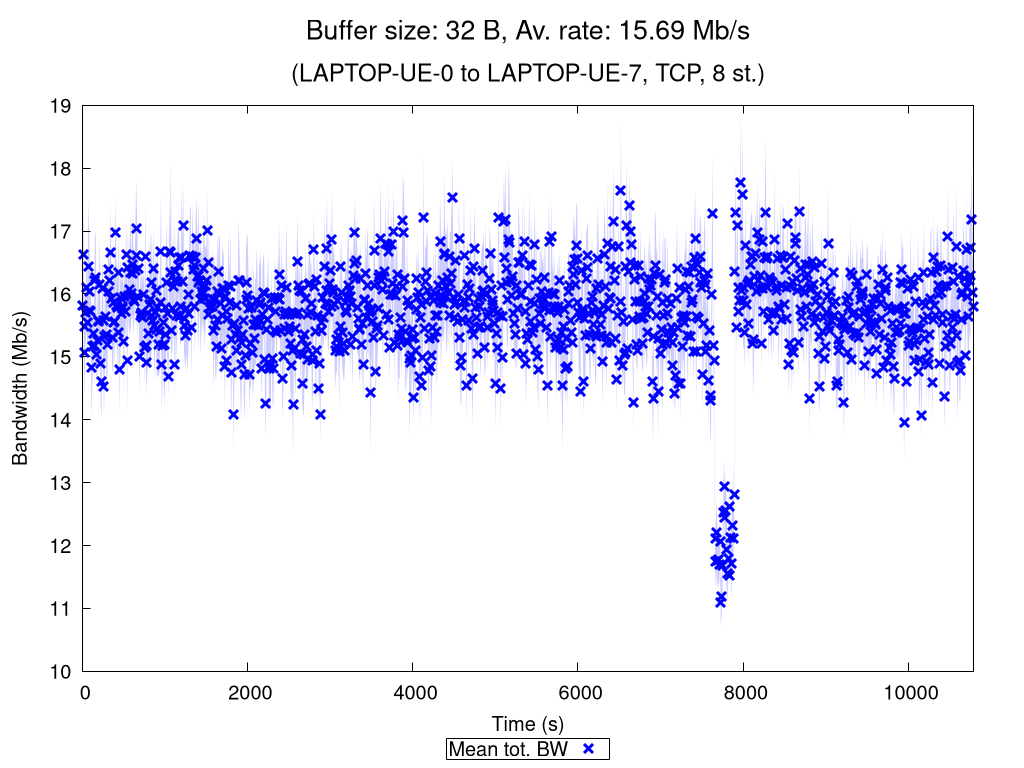

The gnuplot source for this figure:
set terminal pngcairo nocrop enhanced size 1024,768 font "Verdana,15"
set output "TCP_8_st_2020_11_16_12-18-24_one2two_00032B.png"

set title "{/=20 Buffer size: 32 B, Av. rate: 15.69 Mb/s}\n\n{/=18 (LAPTOP-UE-0 to LAPTOP-UE-7, TCP, 8 st.)}"

set xlabel "Time (s)"
set ylabel "Bandwidth (Mb/s)"
set ytics nomirror
set key bmargin center horizontal box samplen 1 width -1
set bmargin 4.6
set rmargin 4.5

rf = 1000000.0  # rate factor
set style fill transparent solid 0.2 noborder
set autoscale xfix
plot "TCP_8_st_2020_11_16_12-18-24_one2two_00032B_iperf_processed.dat" using 1:($2/rf-$3/rf):($2/rf+$3/rf) with filledcurves lc rgb "blue" notitle, \
     "" using 1:($2/rf) with points pt 2 ps 1.5 lw 3 lc rgb "blue" title "Mean tot. BW", \
